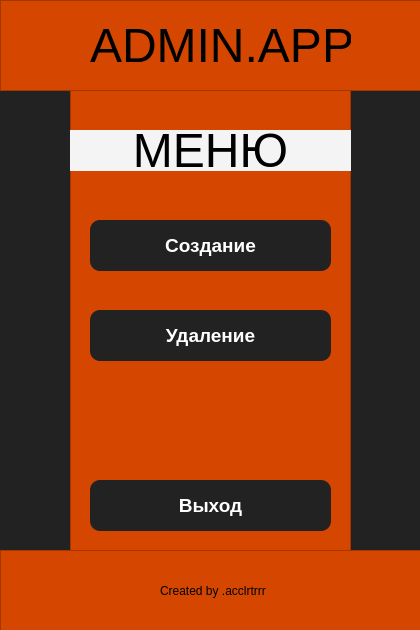
<?xml version="1.0" encoding="UTF-8"?>
<ui version="4.0">
 <class>MainWindow</class>
 <widget class="QMainWindow" name="MainWindow">
  <property name="geometry">
   <rect>
    <x>0</x>
    <y>0</y>
    <width>420</width>
    <height>630</height>
   </rect>
  </property>
  <property name="windowTitle">
   <string>MainWindow</string>
  </property>
  <widget class="QWidget" name="centralwidget">
   <property name="styleSheet">
    <string notr="true">background-color: rgb(34, 34, 34)</string>
   </property>
   <widget class="QFrame" name="frame">
    <property name="geometry">
     <rect>
      <x>0</x>
      <y>0</y>
      <width>481</width>
      <height>91</height>
     </rect>
    </property>
    <property name="styleSheet">
     <string notr="true">background-color: rgb(213, 71, 0);
border-color: white</string>
    </property>
    <property name="frameShape">
     <enum>QFrame::StyledPanel</enum>
    </property>
    <property name="frameShadow">
     <enum>QFrame::Raised</enum>
    </property>
    <widget class="QLabel" name="label">
     <property name="geometry">
      <rect>
       <x>90</x>
       <y>20</y>
       <width>261</width>
       <height>51</height>
      </rect>
     </property>
     <property name="font">
      <font>
       <family>Yu Gothic UI</family>
       <pointsize>36</pointsize>
      </font>
     </property>
     <property name="text">
      <string>ADMIN.APP</string>
     </property>
    </widget>
   </widget>
   <widget class="QFrame" name="frame_2">
    <property name="geometry">
     <rect>
      <x>70</x>
      <y>90</y>
      <width>281</width>
      <height>471</height>
     </rect>
    </property>
    <property name="font">
     <font>
      <family>Train One</family>
      <pointsize>18</pointsize>
     </font>
    </property>
    <property name="styleSheet">
     <string notr="true">background-color: rgb(213, 71, 0)</string>
    </property>
    <property name="frameShape">
     <enum>QFrame::StyledPanel</enum>
    </property>
    <property name="frameShadow">
     <enum>QFrame::Raised</enum>
    </property>
    <widget class="QPushButton" name="pushButton">
     <property name="enabled">
      <bool>true</bool>
     </property>
     <property name="geometry">
      <rect>
       <x>20</x>
       <y>130</y>
       <width>241</width>
       <height>51</height>
      </rect>
     </property>
     <property name="font">
      <font>
       <family>Yu Gothic UI</family>
       <pointsize>14</pointsize>
       <weight>75</weight>
       <bold>true</bold>
      </font>
     </property>
     <property name="mouseTracking">
      <bool>false</bool>
     </property>
     <property name="layoutDirection">
      <enum>Qt::LeftToRight</enum>
     </property>
     <property name="autoFillBackground">
      <bool>false</bool>
     </property>
     <property name="styleSheet">
      <string notr="true">QPushButton{
	background-color: rgb(34, 34, 34);
	border-radius: 10;
	color: white
}

QPushButton: pressed{
	background-color: rgb(107, 179, 0)
}</string>
     </property>
     <property name="text">
      <string>Создание</string>
     </property>
    </widget>
    <widget class="QPushButton" name="pushButton_4">
     <property name="geometry">
      <rect>
       <x>20</x>
       <y>390</y>
       <width>241</width>
       <height>51</height>
      </rect>
     </property>
     <property name="font">
      <font>
       <family>Yu Gothic UI</family>
       <pointsize>14</pointsize>
       <weight>75</weight>
       <bold>true</bold>
      </font>
     </property>
     <property name="layoutDirection">
      <enum>Qt::LeftToRight</enum>
     </property>
     <property name="styleSheet">
      <string notr="true">QPushButton{
	background-color: rgb(34, 34, 34);
	border-radius: 10;
	color: white
}

QPushButton: pressed{
	background-color: rgb(81, 81, 81)
}</string>
     </property>
     <property name="text">
      <string>Выход</string>
     </property>
    </widget>
    <widget class="QPushButton" name="pushButton_2">
     <property name="geometry">
      <rect>
       <x>20</x>
       <y>220</y>
       <width>241</width>
       <height>51</height>
      </rect>
     </property>
     <property name="font">
      <font>
       <family>Yu Gothic UI</family>
       <pointsize>14</pointsize>
       <weight>75</weight>
       <bold>true</bold>
      </font>
     </property>
     <property name="layoutDirection">
      <enum>Qt::LeftToRight</enum>
     </property>
     <property name="styleSheet">
      <string notr="true">QPushButton{
	background-color: rgb(34, 34, 34);
	border-radius: 10;
	color: white
}

QPushButton: pressed{
	background-color: rgb(81, 81, 81)
}</string>
     </property>
     <property name="text">
      <string>Удаление</string>
     </property>
    </widget>
    <widget class="QLabel" name="label_3">
     <property name="geometry">
      <rect>
       <x>0</x>
       <y>40</y>
       <width>281</width>
       <height>41</height>
      </rect>
     </property>
     <property name="font">
      <font>
       <family>Yu Gothic UI</family>
       <pointsize>36</pointsize>
      </font>
     </property>
     <property name="styleSheet">
      <string notr="true">background-color: rgb(244, 244, 244);
</string>
     </property>
     <property name="text">
      <string>МЕНЮ</string>
     </property>
     <property name="alignment">
      <set>Qt::AlignCenter</set>
     </property>
    </widget>
   </widget>
   <widget class="QFrame" name="frame_3">
    <property name="geometry">
     <rect>
      <x>0</x>
      <y>550</y>
      <width>481</width>
      <height>91</height>
     </rect>
    </property>
    <property name="styleSheet">
     <string notr="true">background-color: rgb(213, 71, 0)</string>
    </property>
    <property name="frameShape">
     <enum>QFrame::StyledPanel</enum>
    </property>
    <property name="frameShadow">
     <enum>QFrame::Raised</enum>
    </property>
    <widget class="QLabel" name="label_2">
     <property name="geometry">
      <rect>
       <x>160</x>
       <y>30</y>
       <width>111</width>
       <height>21</height>
      </rect>
     </property>
     <property name="font">
      <font>
       <family>Yu Gothic UI</family>
       <pointsize>9</pointsize>
      </font>
     </property>
     <property name="text">
      <string>Created by .acclrtrrr</string>
     </property>
    </widget>
   </widget>
  </widget>
 </widget>
 <resources/>
 <connections/>
</ui>
